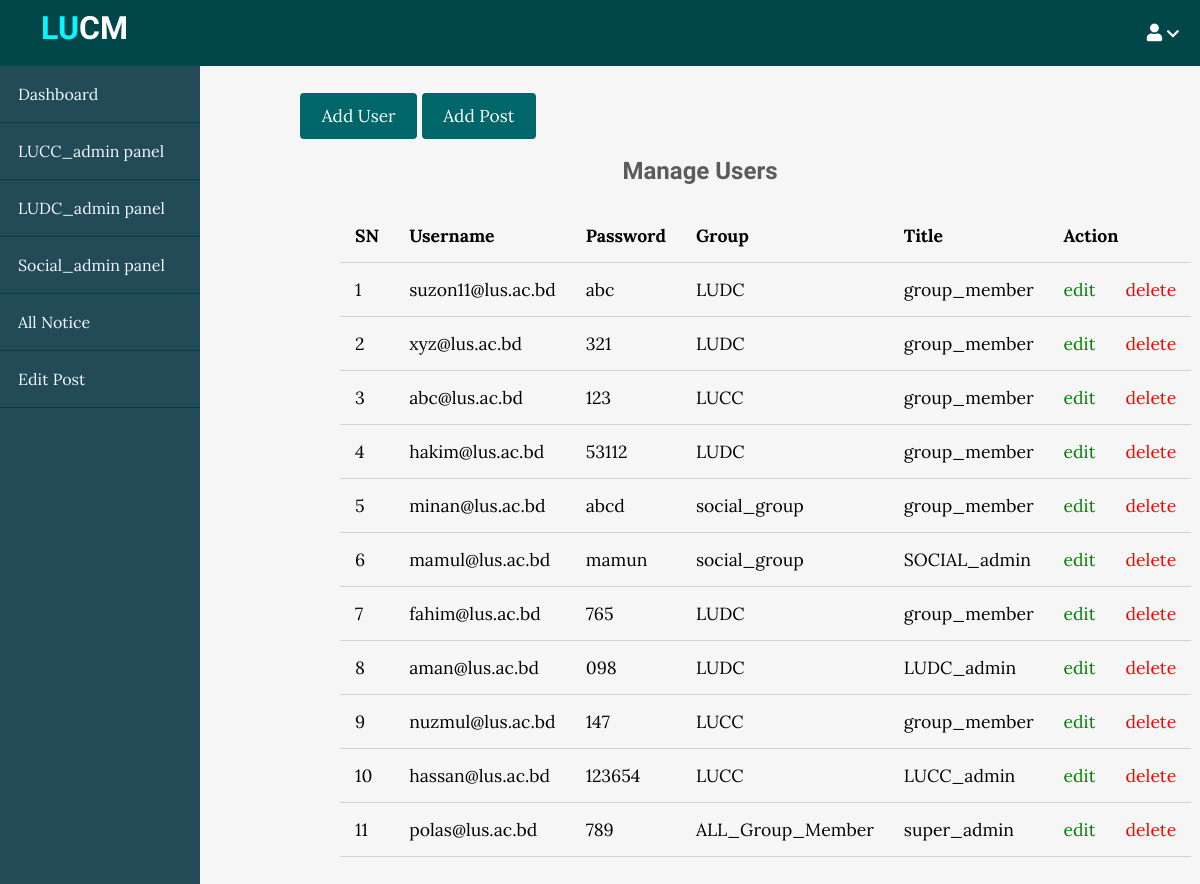
Screenshot of /index.php/author/superAdmin with the database file from the repository.
### tables this page shows
CREATE TABLE `table_user` (
  `id` int(11) NOT NULL,
  `user_id` varchar(150) NOT NULL,
  `email` varchar(200) NOT NULL,
  `password` varchar(100) NOT NULL,
  `title` varchar(100) NOT NULL,
  `group_name` varchar(100) NOT NULL,
  `name` varchar(120) NOT NULL,
  `batch` varchar(120) NOT NULL,
  `section` varchar(120) NOT NULL,
  `department` varchar(120) NOT NULL,
  `address` varchar(200) NOT NULL,
  `contact` varchar(30) NOT NULL,
  `image` varchar(255) NOT NULL,
  `created` timestamp NOT NULL DEFAULT current_timestamp()
);

### application/controllers/Author.php (called while the page is built, shortened)
<?php
class Author extends CI_Controller {
	public function __construct(){
		$this->load->helper(array('form', 'url'));
        $this->load->library('form_validation');
		$this->load->model('Author_Model');
        $this->load->model('Post_Model');
	}
    public function superAdmin(){
        $data['header_src'] = $this->load->view('inc/Super_admin/header_src', '', true);
        $data['main_menu'] = $this->load->view('inc/Super_admin/main_menu', '', true);
        $data['sidebar'] = $this->load->view('inc/Super_admin/sidebar', '', true);
        $data['select_all_user'] = $this->Author_Model->select_all_user();
        $this->load->view('Super_admin/container', $data);
    }
}

### index.php (called while the page is built, shortened)
<?php
require_once BASEPATH.'core/CodeIgniter.php';

### application/models/Author_Model.php (called while the page is built, shortened)
<?php
    class Author_Model extends CI_Model {
        public function select_all_user(){
            $query = $this->db->query("select * from table_user order by id DESC");
            return $query->result();
        }
}
?>

### application/views/Super_admin/container.php (the view, shortened to what this page needs)
<?php echo $header_src;?>
<body>
        <?= $main_menu; ?>
        <div class="admin-wrapper">
            <?= $sidebar;?>
            <div class="admin-content">
                <div class="button-group">
                    <a href="<?php echo base_url()?>admin_regi" class="btn btn-big">Add User</a>
                    <a href="<?= base_url()?>super_admin_post" class="btn btn-big">Add Post</a>
                </div>
                <div class="content">
                    <h2 class="page-title">Manage Users</h2>
                    <table>
                        <thead>
                            <th>SN</th>
                            <th>Username</th>
                            <th>Password</th>
                            <th>Group</th>
                            <th>Title</th>
                            <th colspan="2">Action</th>
                        </thead>
                        <tbody>
                            <?php
                                $count = 0;
                                foreach($select_all_user as $value){
                            ?>
                            <tr>
                                <td><?php echo ++$count;?></td>
                                <td><?php echo $value->email;?></td>
                                <td><?php echo $value->password;?></td>
                                <td><?php echo $value->group_name;?></td>
                                <td><?php echo $value->title;?></td>
                                <td><a href="<?php echo base_url()?>editBy_SuperAdmin/<?= $value->id?>" class="edit">edit</a></td>
                                <td><a onclick="delfunction()" href="<?php echo base_url()?>deleteBy_SuperAdmin/<?= $value->id?>" class="delete">delete</a></td>
                            </tr>
                            <?php }?>
                    </table>
                </div>
            </div>
        </div>
    </body>
</html>

### assets/Super_admin/css/style.css (style rules this page uses)
* { box-sizing: border-box }
html, body { height: 100%; padding: 0px; margin: 0px; background: #f6f6f6; font-family: 'Lora', serif; }
h1, h2, h3, h4, h5, h6 { font-family: 'Candal', serif; color: #5c5b5b; margin: 5px; }
a { text-decoration: none; color: inherit; }
.btn { padding: .5rem 1rem; background: #006669; color: white; border: 1px solid transparent; border-radius: .25rem; font-size: 1.08em; font-family: 'Lora', serif; }
.btn-big { padding: .7rem 1.3rem; line-height: 1.3rem; }
.content { width: 90%; margin: 30px auto 30px; }

### assets/Super_admin/css/admin.css (style rules this page uses)
.admin-wrapper { display: flex; height: calc(100% - 66px); }
.admin-wrapper .admin-content { flex: 8; height: 100%; padding: 40px 100px 100px; overflow-y: scroll; }
.admin-content .page-title { text-align: center; margin-bottom: 1.5rem; }
table { width: 100%; border-collapse: collapse; font-size: 1.1rem; }
th, td { padding: 15px; text-align: left; border-bottom: 1px solid #d3d3d3; }
.edit { color: green; }
.delete { color: red; }

### rows the page displays
table_user: email "suzon11@lus.ac.bd", password "abc", group_name "LUDC", title "group_member"
table_user: email "xyz@lus.ac.bd", password "321", group_name "LUDC", title "group_member"
table_user: email "abc@lus.ac.bd", password "123", group_name "LUCC", title "group_member"
table_user: email "hakim@lus.ac.bd", password "53112", group_name "LUDC", title "group_member"
table_user: email "minan@lus.ac.bd", password "abcd", group_name "social_group", title "group_member"
table_user: email "mamul@lus.ac.bd", password "mamun", group_name "social_group", title "SOCIAL_admin"
table_user: email "fahim@lus.ac.bd", password "765", group_name "LUDC", title "group_member"
table_user: email "aman@lus.ac.bd", password "098", group_name "LUDC", title "LUDC_admin"
table_user: email "nuzmul@lus.ac.bd", password "147", group_name "LUCC", title "group_member"
table_user: email "hassan@lus.ac.bd", password "123654", group_name "LUCC", title "LUCC_admin"
table_user: email "polas@lus.ac.bd", password "789", group_name "ALL_Group_Member", title "super_admin"
